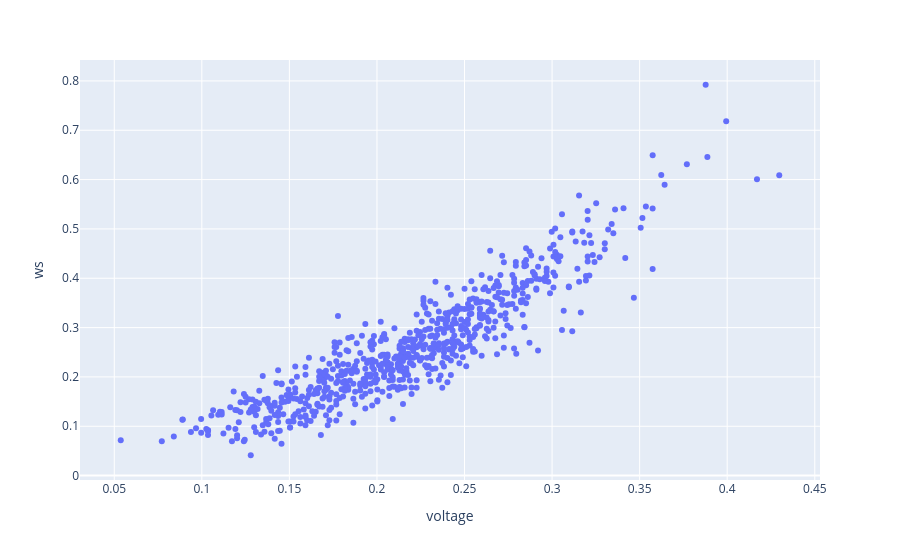

This figure's notebook cell:
### Markdown cell above
### Correlación con resampleo de 5s

### Code cell
cinq = data.resample("5s").mean()
px.scatter(cinq, x=cinq.voltage, y=cinq.ws)

### Figure 1 — Plotly figure (JSON) as saved in the notebook; plotly's stock layout.template omitted (floating-point values rounded to 4 significant figures; data arrays with more than 128 entries replaced by an {"elided": "..."} marker saying what was removed)
{"data": [{"hovertemplate": "voltage=%{x}<br>ws=%{y}<extra></extra>", "legendgroup": "", "marker": {"color": "#636efa", "symbol": "circle"}, "mode": "markers", "name": "", "orientation": "v", "showlegend": false, "type": "scatter", "x": {"elided": "721 float values"}, "xaxis": "x", "y": {"elided": "721 float values"}, "yaxis": "y"}], "layout": {"legend": {"tracegroupgap": 0}, "margin": {"t": 60}, "xaxis": {"anchor": "y", "domain": [0, 1], "title": {"text": "voltage"}}, "yaxis": {"anchor": "x", "domain": [0, 1], "title": {"text": "ws"}}}}
